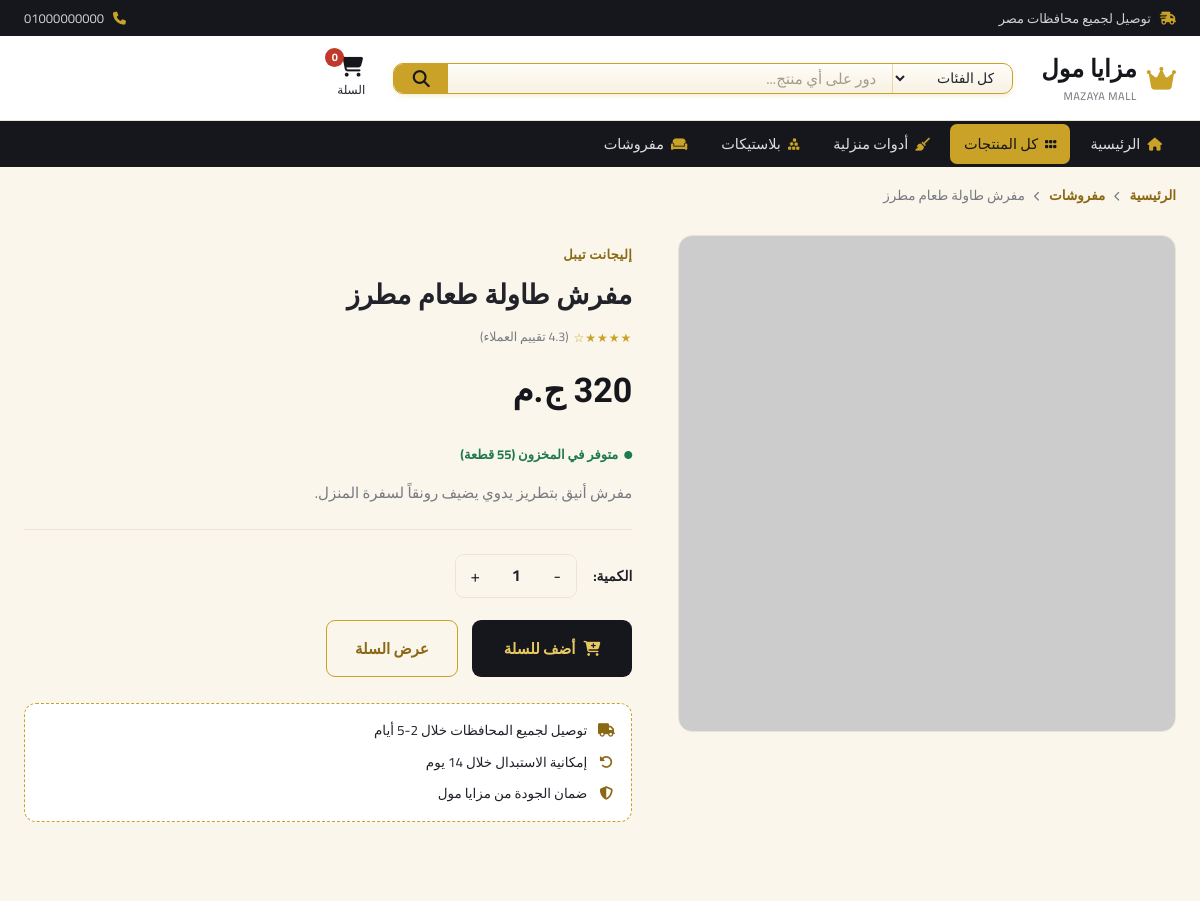
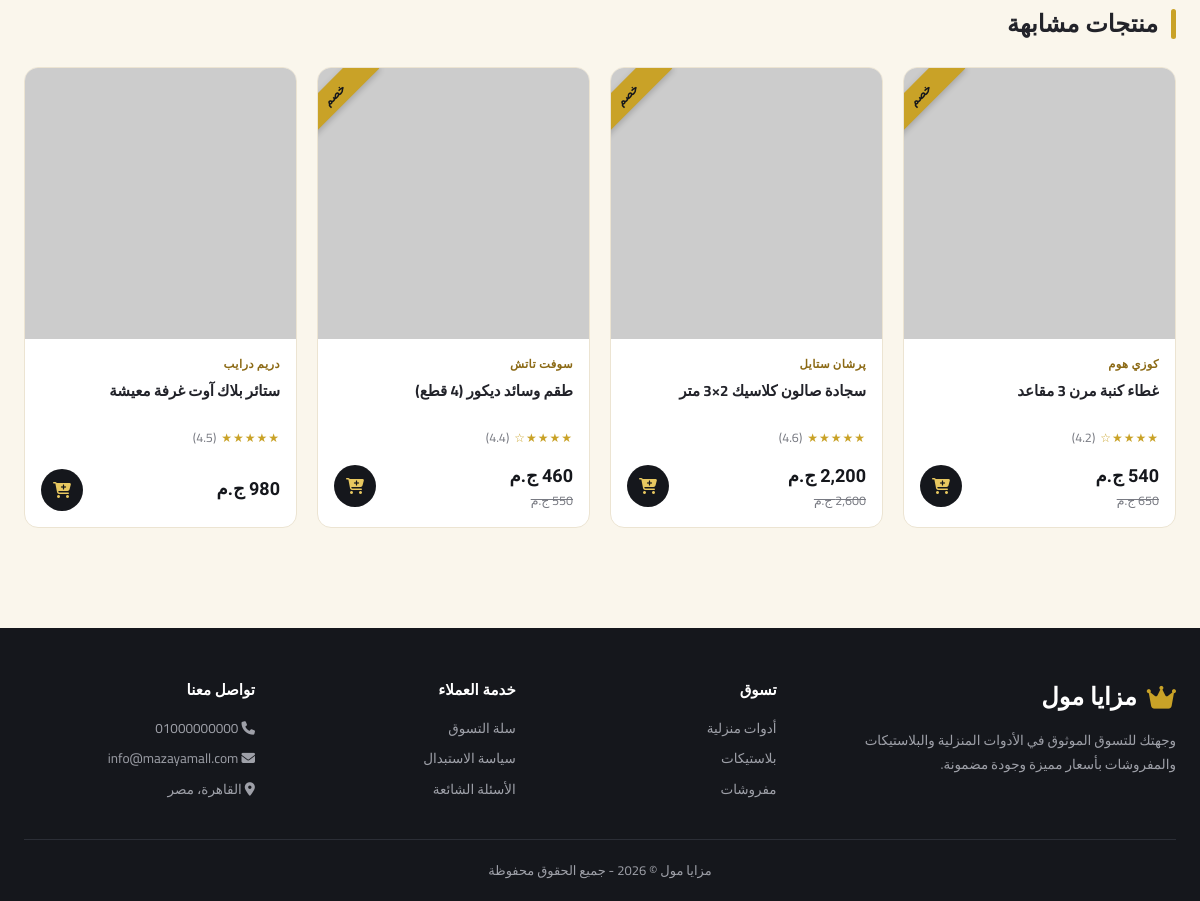
/product.php?id=17, run on the app's committed database (2 pictures, top to bottom).
### tables this page shows
CREATE TABLE IF NOT EXISTS `categories` (
    `id` INT AUTO_INCREMENT PRIMARY KEY,
    `name` VARCHAR(100) NOT NULL,
    `slug` VARCHAR(50) NOT NULL UNIQUE,
    `cover` VARCHAR(500) NOT NULL,
    `description` VARCHAR(255),
    `created_at` TIMESTAMP DEFAULT CURRENT_TIMESTAMP,
    INDEX `idx_slug` (`slug`)
);

CREATE TABLE IF NOT EXISTS `products` (
    `id` INT AUTO_INCREMENT PRIMARY KEY,
    `category_id` INT NOT NULL,
    `name` VARCHAR(255) NOT NULL,
    `price` DECIMAL(10,2) NOT NULL,
    `old_price` DECIMAL(10,2) DEFAULT NULL,
    `brand` VARCHAR(100) NOT NULL,
    `image` VARCHAR(500) NOT NULL,
    `description` TEXT,
    `rating` DECIMAL(2,1) DEFAULT 4.5,
    `stock` INT DEFAULT 50,
    `created_at` TIMESTAMP DEFAULT CURRENT_TIMESTAMP,
    FOREIGN KEY (`category_id`) REFERENCES `categories`(`id`) ON DELETE CASCADE,
    INDEX `idx_category` (`category_id`),
    INDEX `idx_name` (`name`)
);

### config/helpers.php (called while the page is built, shortened)
<?php
function category_icon($slug){
    $icons = [
        'household' => 'fa-solid fa-broom',
        'plastics'  => 'fa-solid fa-cubes-stacked',
        'furnishings' => 'fa-solid fa-couch',
    ];
    return $icons[$slug] ?? 'fa-solid fa-tag';
}
function format_price($price){
    return number_format($price, 0, '', ',') . ' ج.م';
}
function star_rating($rating){
    $rating = round($rating);
    $html = '';
    for($i = 1; $i <= 5; $i++){
        $html .= $i <= $rating ? '★' : '☆';
    }
    return $html;
}
function get_product_image($image){
    if (filter_var($image, FILTER_VALIDATE_URL)) {
        return $image;
    }
    return 'uploads/' . $image;
}
?>

### product.php (the view, shortened to what this page needs)
<?php
include 'config/db.php';
include 'config/helpers.php';
$categories = $conn->query("SELECT * FROM categories ORDER BY id ASC")->fetch_all(MYSQLI_ASSOC);
$id = intval($_GET['id']);
$stmt = $conn->prepare("SELECT p.*, c.slug as cat_slug, c.name as cat_name FROM products p JOIN categories c ON p.category_id = c.id WHERE p.id = ?");
$stmt->bind_param("i", $id);
$stmt->execute();
$product = $stmt->get_result()->fetch_assoc();
$rel_stmt = $conn->prepare("SELECT * FROM products WHERE category_id = ? AND id != ? ORDER BY id DESC LIMIT 4");
$rel_stmt->bind_param("ii", $product['category_id'], $product['id']);
$rel_stmt->execute();
$related = $rel_stmt->get_result()->fetch_all(MYSQLI_ASSOC);
$active_page = 'products';
?>
<!DOCTYPE html>
<html lang="ar" dir="rtl">
<head>
    <link rel="stylesheet" href="assets/css/style.css">
    <link rel="stylesheet" href="https://cdnjs.cloudflare.com/ajax/libs/font-awesome/6.4.0/css/all.min.css">
</head>
<body>
    <?php include 'includes/header.php'; ?>
    <div class="container">
        <div class="breadcrumb">
            <a href="index.php">الرئيسية</a> <i class="fa-solid fa-chevron-left"></i>
            <a href="products.php?category=<?php echo $product['cat_slug']; ?>"><?php echo htmlspecialchars($product['cat_name']); ?></a>
            <i class="fa-solid fa-chevron-left"></i> <?php echo htmlspecialchars($product['name']); ?>
        </div>
    </div>
    <section class="product-detail">
        <div class="container">
            <div class="product-detail-grid">
                <div class="product-detail-image">
                    <img src="<?php echo htmlspecialchars(get_product_image($product['image'])); ?>" alt="<?php echo htmlspecialchars($product['name']); ?>" onerror="this.src='assets/images/placeholder.png'">
                </div>
                <div class="product-detail-info">
                    <span class="product-brand"><?php echo htmlspecialchars($product['brand']); ?></span>
                    <h1><?php echo htmlspecialchars($product['name']); ?></h1>
                    <div class="product-rating"><span class="stars"><?php echo star_rating($product['rating']); ?></span> (<?php echo $product['rating']; ?> تقييم العملاء)</div>
                    <div class="price-row" style="margin-top:16px;">
                        <span class="product-price-large"><?php echo format_price($product['price']); ?></span>
                    </div>
                    <div class="stock-badge"><i class="fa-solid fa-circle"></i> متوفر في المخزون (<?php echo $product['stock']; ?> قطعة)</div>
                    <p class="product-description"><?php echo nl2br(htmlspecialchars($product['description'])); ?></p>
                    <div class="qty-row">
                        <span style="font-weight:700;font-size:14px;">الكمية:</span>
                        <div class="qty-control">
                            <button onclick="document.getElementById('detailQty').textContent = Math.max(1, parseInt(document.getElementById('detailQty').textContent)-1)">-</button>
                            <span id="detailQty">1</span>
                            <button onclick="document.getElementById('detailQty').textContent = parseInt(document.getElementById('detailQty').textContent)+1">+</button>
                        </div>
                    </div>
                    <div class="detail-actions">
                        <button class="btn-add-cart btn-large" onclick="addProductMultiple()">
                            <i class="fa-solid fa-cart-plus"></i> أضف للسلة
                        </button>
                        <a href="cart.php" class="btn-outline-gold" style="color:#8b6914;border-color:#c9a227;">عرض السلة</a>
                    </div>
                    <div class="perks-box">
                        <div><i class="fa-solid fa-truck"></i> توصيل لجميع المحافظات خلال 2-5 أيام</div>
                        <div><i class="fa-solid fa-rotate-left"></i> إمكانية الاستبدال خلال 14 يوم</div>
                        <div><i class="fa-solid fa-shield-halved"></i> ضمان الجودة من مزايا مول</div>
                    </div>
                </div>
            </div>
        </div>
    </section>
    <?php if(!empty($related)): ?>
    <section class="products-section">
        <div class="container">
            <div class="section-title-row">
                <h2 class="section-title">منتجات مشابهة</h2>
            </div>
            <div class="products-grid">
                <?php foreach($related as $r): ?>
                <div class="product-card">
                    <?php if($r['old_price']): ?><div class="ribbon">خصم</div><?php endif; ?>
                    <a href="product.php?id=<?php echo $r['id']; ?>" class="product-image">
                        <img src="<?php echo htmlspecialchars(get_product_image($r['image'])); ?>" alt="<?php echo htmlspecialchars($r['name']); ?>" onerror="this.src='assets/images/placeholder.png'">
                    </a>
                    <div class="product-info">
                        <span class="product-brand"><?php echo htmlspecialchars($r['brand']); ?></span>
                        <a href="product.php?id=<?php echo $r['id']; ?>"><h3><?php echo htmlspecialchars($r['name']); ?></h3></a>
                        <div class="product-rating"><span class="stars"><?php echo star_rating($r['rating']); ?></span> (<?php echo $r['rating']; ?>)</div>
                        <div class="product-footer">
                            <div class="price-block">
                                <span class="product-price"><?php echo format_price($r['price']); ?></span>
                                <?php if($r['old_price']): ?><span class="product-price-old"><?php echo format_price($r['old_price']); ?></span><?php endif; ?>
                            </div>
                            <button class="btn-add-cart" onclick="addToCart(<?php echo $r['id']; ?>, '<?php echo addslashes($r['name']); ?>', <?php echo $r['price']; ?>, '<?php echo addslashes($r['image']); ?>')">
                                <i class="fa-solid fa-cart-plus"></i>
                            </button>
                        </div>
                    </div>
                </div>
                <?php endforeach; ?>
            </div>
        </div>
    </section>
    <?php endif; ?>
    <?php include 'includes/footer.php'; ?>
</body>
</html>

### includes/header.php (shortened to what this page needs)
<?php
$categories = $categories ?? [];
?>
<div class="topbar">
    <div class="container">
        <span><i class="fa-solid fa-truck-fast"></i> توصيل لجميع محافظات مصر</span>
        <div class="topbar-links">
            <a href="tel:01000000000"><i class="fa-solid fa-phone"></i> 01000000000</a>
        </div>
    </div>
</div>
<header class="header">
    <div class="container">
        <a href="index.php" class="logo">
            <i class="fas fa-crown"></i>
            <span>مزايا مول<small>MAZAYA MALL</small></span>
        </a>
        <form class="search-card" action="products.php" method="get">
            <select name="category">
                <option value="">كل الفئات</option>
            </select>
            <input type="text" name="q" placeholder="دور على أي منتج..." value="<?php echo htmlspecialchars($_GET['q'] ?? ''); ?>">
            <button type="submit"><i class="fa-solid fa-magnifying-glass"></i></button>
        </form>
        <div class="header-actions">
            <a href="cart.php">
                <i class="fa-solid fa-cart-shopping"></i>
                السلة
                <span class="cart-count" id="cartCount">0</span>
            </a>
        </div>
    </div>
</header>
<nav class="catnav">
    <div class="container">
        <a href="index.php" class="<?php echo ($active_page ?? '') === 'home' ? 'active' : ''; ?>"><i class="fa-solid fa-house"></i> الرئيسية</a>
        <a href="products.php" class="<?php echo (($active_page ?? '') === 'products' && empty($_GET['category'])) ? 'active' : ''; ?>"><i class="fa-solid fa-grip"></i> كل المنتجات</a>
        <?php foreach($categories as $cat): ?>
        <a href="products.php?category=<?php echo $cat['slug']; ?>" class="<?php echo (($_GET['category'] ?? '') === $cat['slug']) ? 'active' : ''; ?>">
            <i class="<?php echo category_icon($cat['slug']); ?>"></i> <?php echo htmlspecialchars($cat['name']); ?>
        </a>
        <?php endforeach; ?>
    </div>
</nav>

### data on the page
categories: name "أدوات منزلية"
categories: name "بلاستيكات"
categories: name "مفروشات"
products: category.name "مفروشات", name "مفرش طاولة طعام مطرز", brand "إليجانت تيبل", rating "★★★★☆", rating "4.3", price "320 ج.م", stock "55", description "مفرش أنيق بتطريز يدوي يضيف رونقاً لسفرة المنزل."
products: shows "خصم", brand "كوزي هوم", name "غطاء كنبة مرن 3 مقاعد", rating "★★★★☆", rating "4.2", price "540 ج.م", old_price "650 ج.م"
products: shows "خصم", brand "پرشان ستايل", name "سجادة صالون كلاسيك 2×3 متر", rating "★★★★★", rating "4.6", price "2,200 ج.م", old_price "2,600 ج.م"
products: shows "خصم", brand "سوفت تاتش", name "طقم وسائد ديكور (4 قطع)", rating "★★★★☆", rating "4.4", price "460 ج.م", old_price "550 ج.م"
products: brand "دريم درايب", name "ستائر بلاك آوت غرفة معيشة", rating "★★★★★", rating "4.5", price "980 ج.م"
